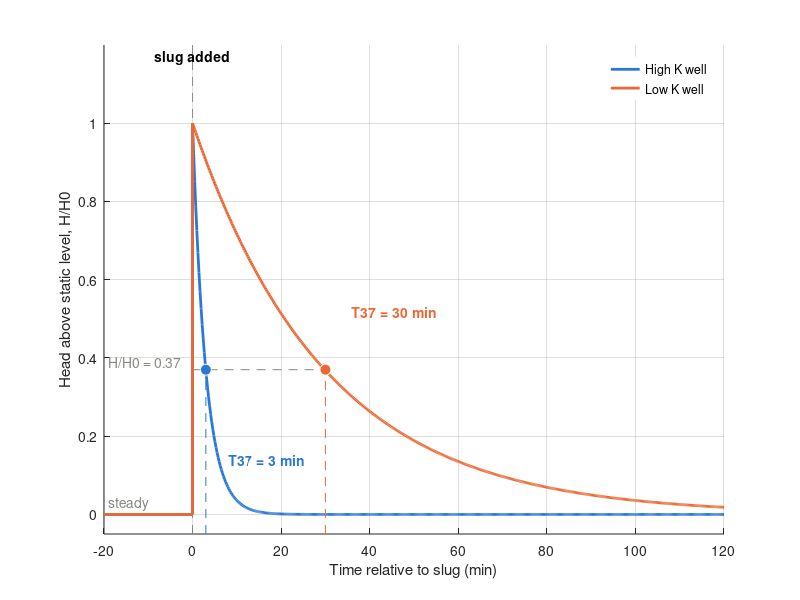

The MATLAB script that drew this image:
% Chapter 8 - Idealized slug-test response (Hvorslev) for a high-K and a low-K well
T37_HIGH = 3; T37_LOW = 30;       % min, basic time lag
tmin = -20; tmax = 120;
BLUE = [0.165 0.47 0.839]; ORANGE = [0.922 0.408 0.204]; MUTED = [0.537 0.529 0.506];
ta = linspace(0, tmax, 500); ta = ta(2:end);
fig = figure('Position', [100 100 800 450]); hold on
plot([0 0], [-0.05 1.2], '--', 'Color', MUTED); plot([0 T37_LOW], [0.37 0.37], '--', 'Color', MUTED);
T37s = [T37_HIGH T37_LOW]; cols = [BLUE; ORANGE]; h = zeros(1, 2);
for k = 1:2
    t = [tmin 0 0 ta]; hh = [0 0 1 exp(-ta / T37s(k))];
    h(k) = plot(t, hh, 'Color', cols(k,:), 'LineWidth', 2);
    plot([T37s(k) T37s(k)], [-0.05 0.37], '--', 'Color', cols(k,:));
    plot(T37s(k), 0.37, 'o', 'MarkerFaceColor', cols(k,:), 'MarkerEdgeColor', 'w', 'MarkerSize', 8);
end
text(0, 1.17, 'slug added', 'HorizontalAlignment', 'center', 'FontWeight', 'bold');
text(8, 0.14, sprintf('T37 = %d min', T37_HIGH), 'Color', BLUE, 'FontWeight', 'bold');
text(36, 0.52, sprintf('T37 = %d min', T37_LOW), 'Color', ORANGE, 'FontWeight', 'bold');
text(tmin + 1, 0.39, 'H/H0 = 0.37', 'Color', MUTED); text(tmin + 1, 0.03, 'steady', 'Color', MUTED);
xlim([tmin tmax]); ylim([-0.05 1.2]); set(gca, 'YTick', 0:0.2:1); grid on; box off
xlabel('Time relative to slug (min)'); ylabel('Head above static level, H/H0');
legend(h, {'High K well', 'Low K well'}, 'Location', 'northeast', 'Box', 'off');
print(fig, '-dpng', '-r150', 'figure_matlab.png');
